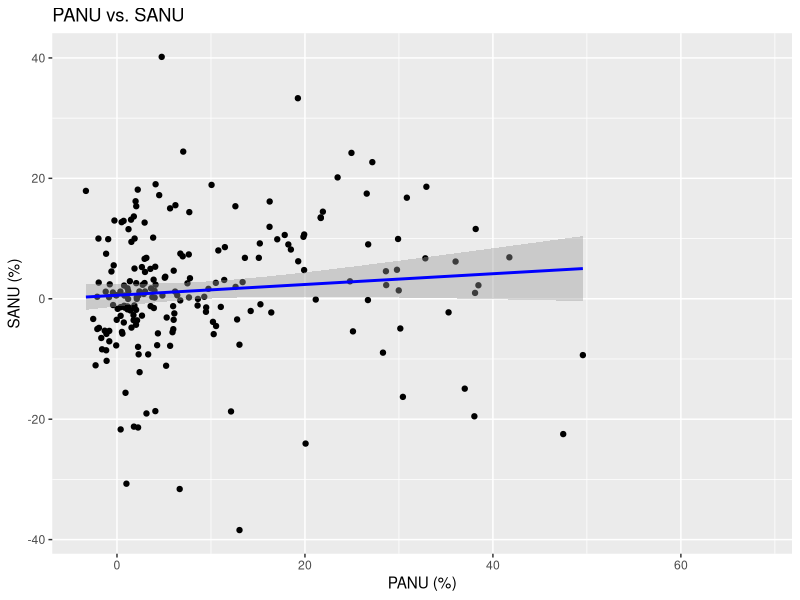
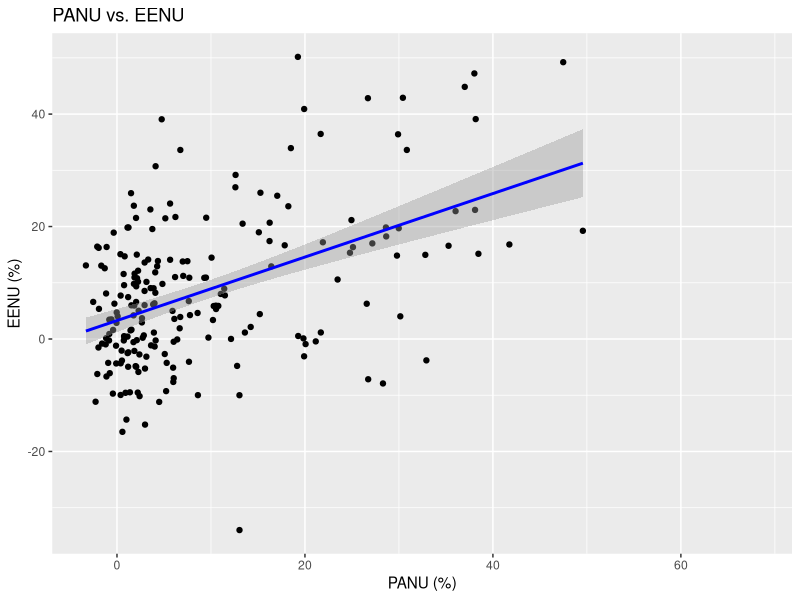
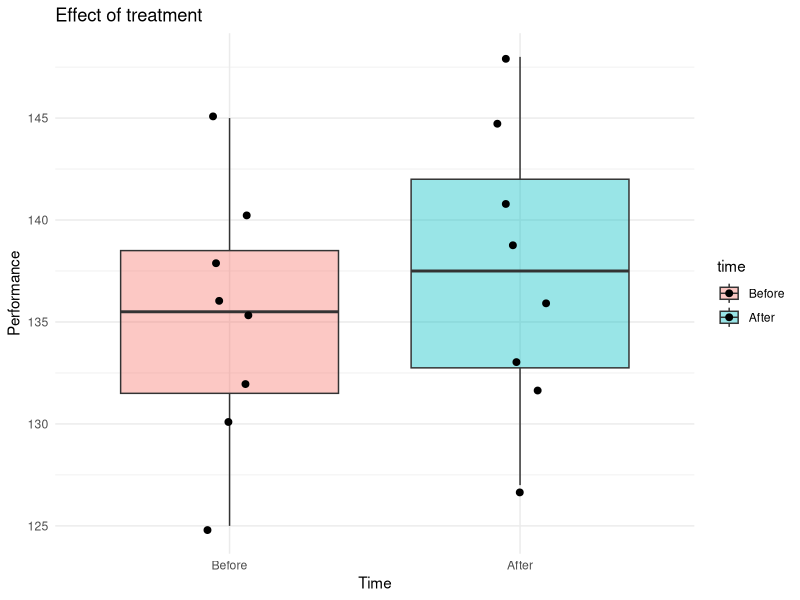
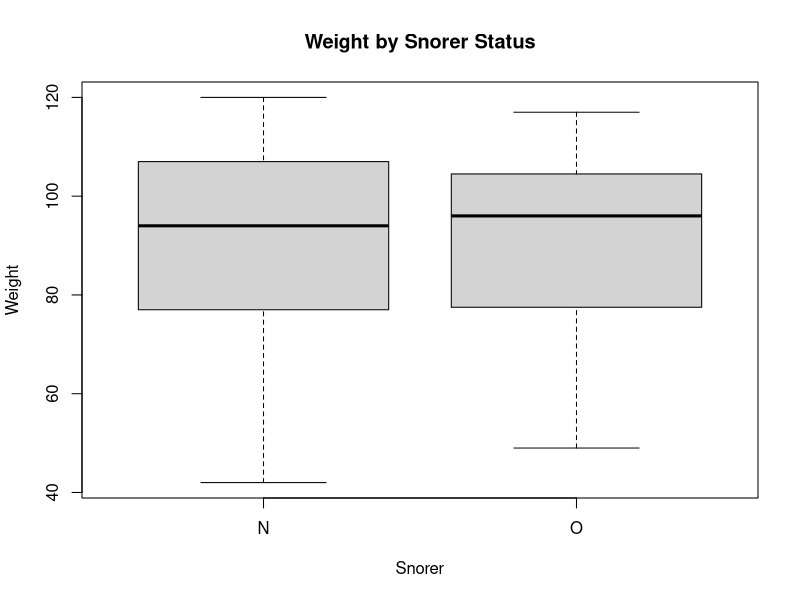
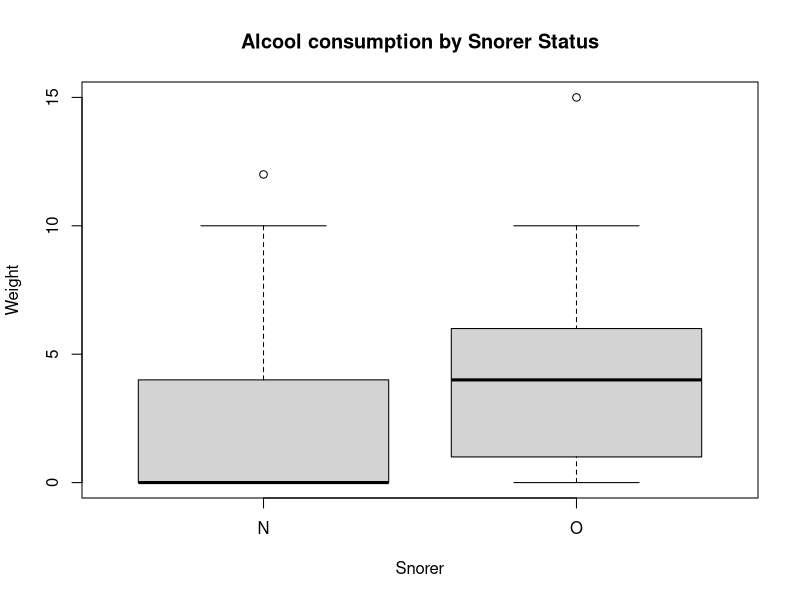
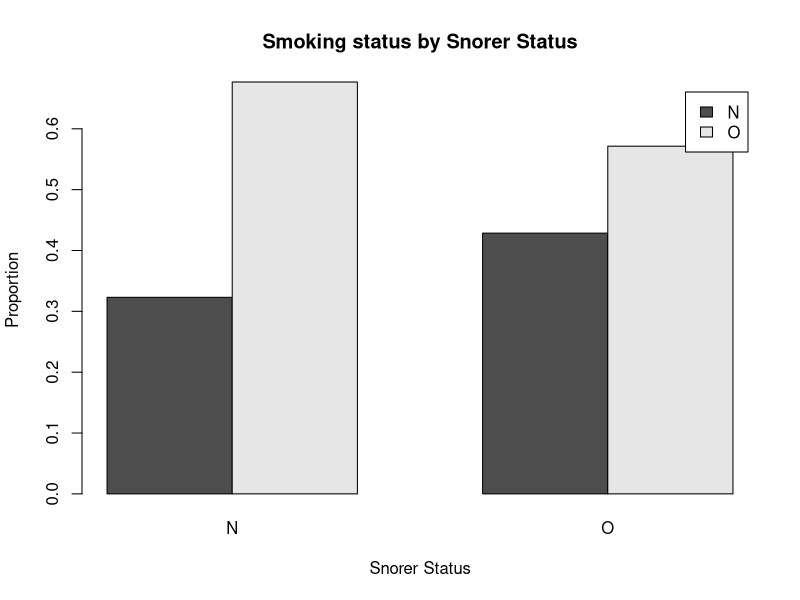
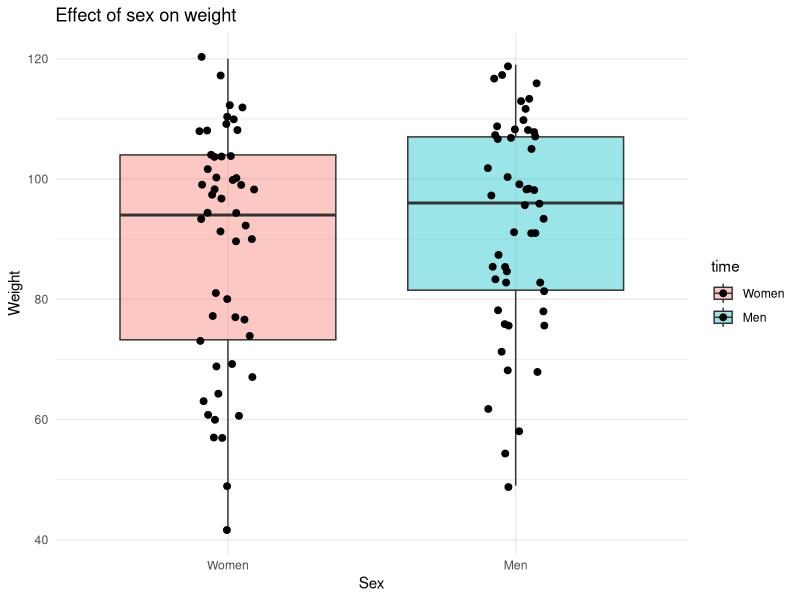
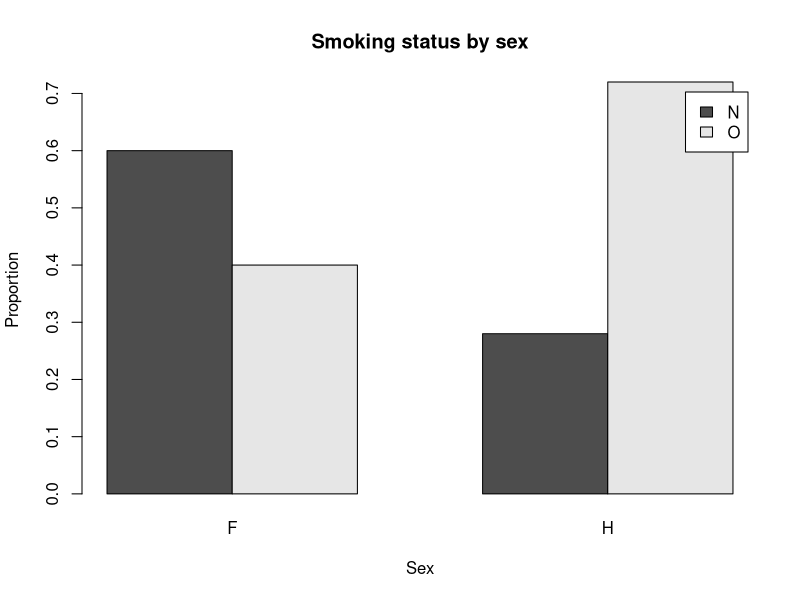

Reproduce these figures in R, in order.
## ---- chunk 1
nonuse <- read.csv("data/test_data/NonUse.csv", sep=",", header=TRUE)
head(nonuse)
summary(nonuse)
## ---- chunk 2
cor.test(nonuse$PANU, nonuse$SANU, method = "spearman")
## ---- chunk 3
cor.test(nonuse$PANU, nonuse$EENU, method = "spearman")
## ---- chunk 4
library(ggplot2)
ggplot(nonuse, aes(x=PANU, y=SANU)) +
  geom_point() +
  geom_smooth(method='lm', formula= y~x, color='blue', se=T) +
  # xlim(-10, 60) +
  # ylim(-50, 50) +
  
labs(title="PANU vs. SANU", x="PANU (%)", y="SANU (%)")
## ---- chunk 5

ggplot(nonuse, aes(x=PANU, y=EENU)) +
  geom_point() +
  geom_smooth(method='lm', formula= y~x, color='blue', se=T) +
  # xlim(-10, 60) +
  # ylim(-50, 50) +
  
labs(title="PANU vs. EENU", x="PANU (%)", y="EENU (%)")
## ---- chunk 6
lm_sanu <- lm(SANU ~ PANU, data=nonuse)
summary(lm_sanu)
coef(lm_sanu)
slope_1 <- coef(lm_sanu)[2]
intercept_1 <- coef(lm_sanu)[1] #?
cat("Regression equation: SANU=", slope_1, "PANU +", intercept_1, "\n")
## ---- chunk 7
lm_eenu <- lm(EENU ~ PANU, data=nonuse)
summary(lm_eenu)
coef(lm_eenu)
slope_2 <- coef(lm_eenu)[2]
intercept_2 <- coef(lm_eenu)[1] 
cat("Regression equation: EENU=", slope_2, "PANU +", intercept_2, "\n")
## ---- chunk 8
a <- 1 / slope_1
b <- -intercept_1 / slope_1

cat("Regression equation : PANU =", a, "* SANU +", b, "\n")

# PANU = a*EENU + b
a <- 1 / slope_2
b <- -intercept_2 / slope_2

cat("Regression equation : PANU =", a, "* EENU +", b, "\n")
## ---- chunk 9
prepost <- read.csv("data/test_data/PrePost.csv", sep=",", header=TRUE)
head(prepost)
summary(prepost)
## ---- chunk 10
before = prepost$perf[prepost$time=="Before"]
after = prepost$perf[prepost$time=="After"]

diff <- after - before
shapiro.test(diff)
## ---- chunk 11
resultat <- t.test(before, after, paired = TRUE)

resultat
## ---- chunk 12
df_plot <- data.frame(
  value = c(before, after),
  time  = factor(rep(c("Before", "After"), each = length(before)),
                 levels = c("Before", "After"))
)

library(ggplot2)
ggplot(df_plot, aes(x = time, y = value, fill = time)) +
  geom_boxplot(alpha = 0.4) +
  geom_jitter(width = 0.1, size = 2) +
  labs(title = "Effect of treatment",
       x = "Time", y = "Performance") +
  theme_minimal()
## ---- chunk 13
data_s <- read.table("data/test_data/snore.txt", header = TRUE)
head(data_s)
summary(data_s)
## ---- chunk 14
weight = data_s$weight
shapiro.test(weight)
## ---- chunk 15
boxplot(weight ~ snore, data = data_s,
        main = "Weight by Snorer Status",
        xlab = "Snorer", ylab = "Weight")

wilcox.test(weight ~ snore, data = data_s)
## ---- chunk 16
alcool = data_s$alcool
shapiro.test(alcool)
## ---- chunk 17
boxplot(alcool ~ snore, data = data_s,
        main = "Alcool consumption by Snorer Status",
        xlab = "Snorer", ylab = "Weight")

wilcox.test(alcool ~ snore, data = data_s)
## ---- chunk 18
tab_1 <- table(data_s$snore, data_s$tabac)
tab_1

# Chi-square test
chisq.test(tab_1)

## ---- chunk 19
prop_tab_1 <- prop.table(tab_1, margin = 1)  # proportion par ligne
barplot(t(prop_tab_1), beside = TRUE, legend = TRUE,
        main = "Smoking status by Snorer Status",
        xlab = "Snorer Status", ylab = "Proportion")
## ---- chunk 20
men = data_s$weight[data_s$sex=="H"]
women = data_s$weight[data_s$sex=="F"]

diff_HF = women - men
shapiro.test(diff_HF)
## ---- chunk 21
resultat <- t.test(women, men, paired = FALSE)
resultat
## ---- chunk 22
w_plot <- data.frame(
  value = c(women, men),
  time  = factor(rep(c("Women", "Men"), each = length(women)),
                 levels = c("Women", "Men"))
)

library(ggplot2)
ggplot(w_plot, aes(x = time, y = value, fill = time)) +
  geom_boxplot(alpha = 0.4) +
  geom_jitter(width = 0.1, size = 2) +
  labs(title = "Effect of sex on weight",
       x = "Sex", y = "Weight") +
  theme_minimal()
## ---- chunk 23
tab <- table(data_s$sex, data_s$tabac)
tab

# Chi-square test
chisq.test(tab)

## ---- chunk 24
prop_tab <- prop.table(tab, margin = 1)  # proportion par ligne
barplot(t(prop_tab), beside = TRUE, legend = TRUE,
        main = "Smoking status by sex",
        xlab = "Sex", ylab = "Proportion")
## ---- chunk 25
cor.test(data_s$age, data_s$weight, method = "spearman")
cor.test(data_s$age, data_s$height, method = "spearman")
cor.test(data_s$weight, data_s$height, method = "spearman")
